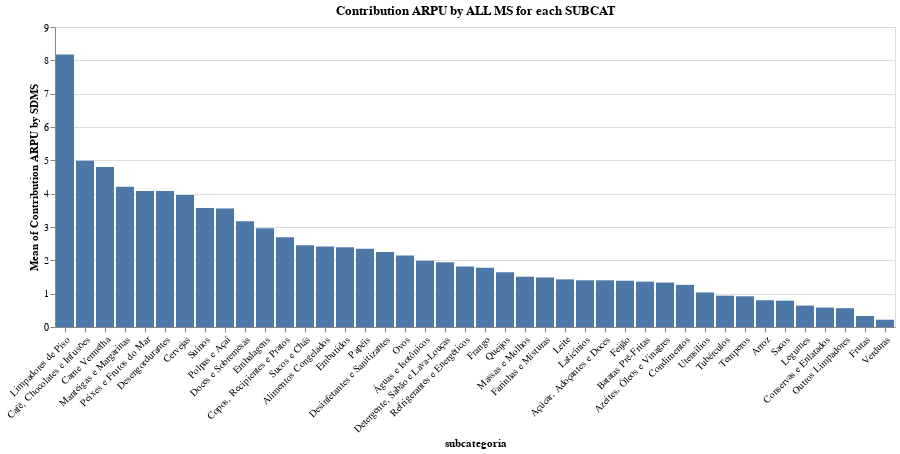

This figure's notebook cell:
### Code cell
contibution_ARPU = (
    alt.Chart(sd_subcat_city)
    .mark_bar()
    .encode(
        alt.Y(field='Contribution ARPU by SDMS', aggregate='mean', type='quantitative'),
        alt.X('subcategoria', sort='-y', axis=alt.Axis(labelAngle=-45)),
    #column = 'category::multi-filter'
    #color='week::multi-filter'
    )
).properties(title='Contribution ARPU by ALL MS for each SUBCAT')
contibution_ARPU

### Figure 1 — Vega-Lite specification as saved in the notebook (floating-point values rounded to 4 significant figures; data arrays with more than 128 entries replaced by an {"elided": "..."} marker saying what was removed)
{"config": {"view": {"continuousWidth": 400, "continuousHeight": 300}}, "data": {"name": "data-421955b28878b7baaf8e743cdcf5afba"}, "mark": "bar", "encoding": {"x": {"axis": {"labelAngle": -45}, "field": "subcategoria", "sort": "-y", "type": "nominal"}, "y": {"aggregate": "mean", "field": "Contribution ARPU by SDMS", "type": "quantitative"}}, "title": "Contribution ARPU by ALL MS for each SUBCAT", "$schema": "https://vega.github.io/schema/vega-lite/v4.17.0.json", "datasets": {"data-421955b28878b7baaf8e743cdcf5afba": {"elided": "963 records"}}}
